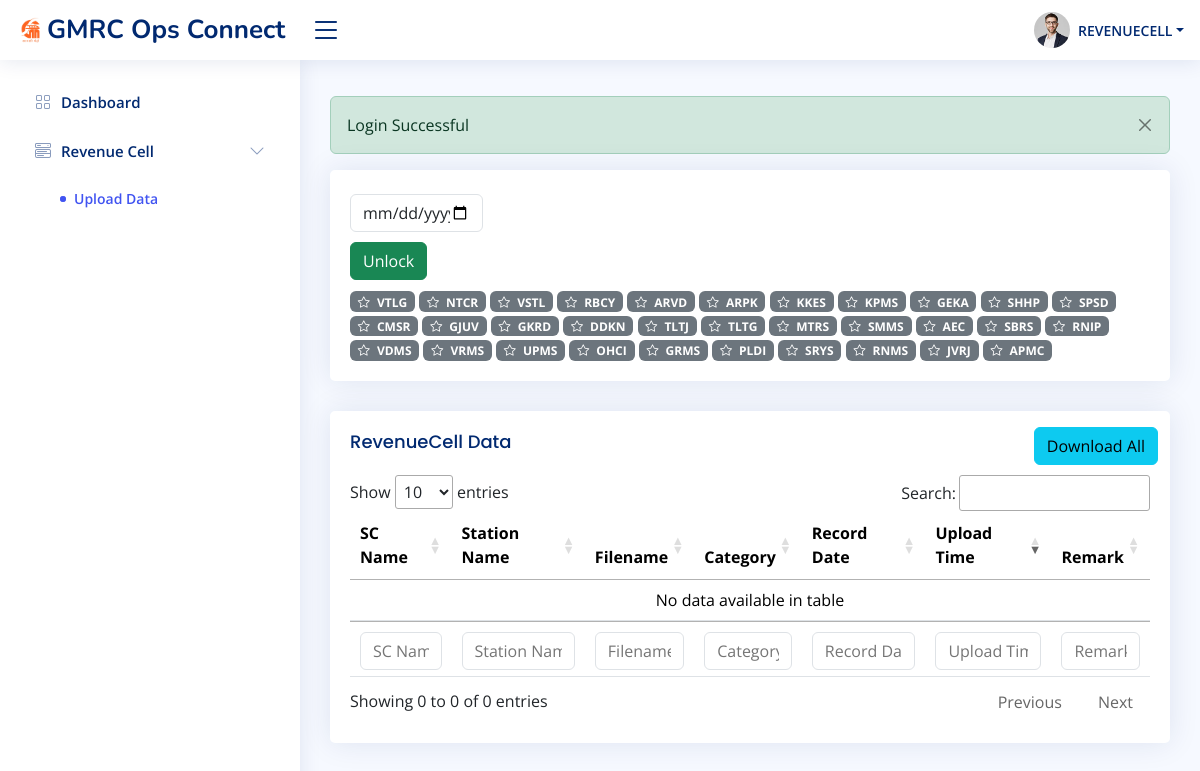
Page /revenuecell-list.php (signed in) on the committed database.
### tables this page shows
CREATE TABLE `tab_user_details` (
  `id` int(11) UNSIGNED NOT NULL,
  `username` varchar(128) NOT NULL,
  `password` varchar(128) NOT NULL,
  `stationname` varchar(128) NOT NULL,
  `account_type` varchar(50) NOT NULL,
  `stations_allotted` varchar(128) NOT NULL
);

### actions/db.php (called while the page is built, shortened)
<?php
class DatabaseOperation {
    private $servername;
    private $username;
    private $password;
    private $dbname;
    private $conn;
    public function __construct($servername, $username, $password, $dbname) {
        $this->servername = $servername;
        $this->username = $username;
        $this->password = $password;
        $this->dbname = $dbname;
    }
    private function connect() {
        $this->conn = new mysqli($this->servername, $this->username, $this->password, $this->dbname);
    }
    public function query($sql) {
        $result = $this->conn->query($sql);
        return $result;
    }
    public function select($table, $columns = "*", $conditions = array(), $conditionType = "AND", $recordType = 'multiple', $orderBy = null, $whereInConditions = array()) {
    $sql = "SELECT $columns FROM $table";
    if (!empty($conditions)) {
        $sql .= " WHERE ";
        $conditionClauses = [];
        foreach ($conditions as $column => $value) {
            $conditionClauses[] = "$column = '$value'";
        }
        $conditionsString = implode(" $conditionType ", $conditionClauses);
        $sql .= $conditionsString;
    }
    if ($orderBy) {
        $sql .= " ORDER BY $orderBy";
    }
    $result = $this->query($sql);
    $data = [];
    if ($recordType == 'single') {
        $data = $this->fetchAssoc($result);
    } else {
        while ($row = $this->fetchAssoc($result)) {
            $data[] = $row;
        }
    }
    return $data;
}
    public function fetchAssoc($result) {
        return $result->fetch_assoc();
    }
}
$database = new DatabaseOperation("localhost", "root", "", "testdbgmrcrev");
?>

### revenuecell-list.php (the view, shortened to what this page needs)
<?php include 'layouts/header.php'; ?>
<main id="main" class="main">
  <?php include 'layouts/alert.php'; ?>
  <?php
  $date = (isset($_GET['date'])) ? $_GET['date'] : '';
  $locked = (isset($_GET['i'])) ? $_GET['i'] : '';
  $userList = $database->select('tab_user_details', "*", ['account_type' => 'station'], "AND", 'multiple');
  ?>
  <div class="pagetitle">
    <section class="section">
      <div class="row">
        <div class="col-lg-12">
          <div class="card">
            <div class="card-body">
              <div class="selctdatas col-2 mt-4 mb-2">
                <input type="date" class="form-control" style="margin-bottom:10px;" id="recordDate" value="<?= $date ?? date('Y-m-d'); ?>">
                <button class="btn btn-success mt-1" id="unlock" <?php if ($locked == 0) : ?> style="display: none;" <?php else : ?> style="display: block;" <?php endif; ?>>Unlock</button>
              </div>
              <div class="">
                <?php foreach ($userList as $user) :
                  $fileUpload = $database->select('tab_logs_fileupload', "*", ['station_name' => $user['stationname'], 'record_date' => $date], "AND", 'single');
                  if ($fileUpload) : ?>
                    <span class="badge bg-success"><i class="bi bi-check-circle me-1"></i> <?= strtoupper($user['stationname']); ?></span>
                  <?php else : ?>
                    <span class="badge bg-secondary"><i class="bi bi-star me-1"></i> <?= strtoupper($user['stationname']); ?></span>
                <?php endif;
                endforeach; ?>
              </div>
            </div>
          </div>
          <div class="card">
            <div class="card-body">
              <div class="action-buttons float-end mt-3 d-flex justify-content-around">
                <form class="row g-3 needs-validation" method="post" action="actions/ActionController.php" id="download-all-files-form">
                  <button type="submit" class="btn btn-info" id="download-files-btn">Download All</button>
                </form>
              </div>
              <div class="d-flex justify-content-between">
                <h5 class="card-title">RevenueCell Data</h5>
              </div>
              <table class="table datatable table-responsive">
                <thead>
                  <tr>
                    <th>SC Name </th>
                    <th>Station Name</th>
                    <th>Filename</th>
                    <th>Category</th>
                    <th data-type="date" data-format="YYYY/DD/MM">Record Date</th>
                    <th>Upload Time</th>
                    <th>Remark</th>
                  </tr>
                </thead>
                <tbody>
                </tbody>
                <tfoot>
                  <tr>
                    <th>SC Name </th>
                    <th>Station Name</th>
                    <th>Filename</th>
                    <th>Category</th>
                    <th data-type="date" data-format="YYYY/DD/MM">Record Date</th>
                    <th>Upload Time</th>
                    <th>Remark</th>
                  </tr>
                </tfoot>
              </table>
            </div>
          </div>
        </div>
      </div>
    </section>
</main>
<?php include 'layouts/footer.php'; ?>

### assets/css/style.css (style rules this page uses)
:root { scroll-behavior: smooth; }
body { font-family: "Open Sans", sans-serif; background: #f6f9ff; color: #444444; }
h1, h2, h3, h4, h5, h6 { font-family: "Nunito", sans-serif; }
#main { margin-top: 60px; padding: 20px 30px; transition: all 0.3s; }
.pagetitle { margin-bottom: 10px; }
.card { margin-bottom: 30px; border: none; border-radius: 5px; box-shadow: 0px 0 30px rgba(1, 41, 112, 0.1); }
.card-title { padding: 20px 0 15px 0; font-size: 18px; font-weight: 500; color: #012970; font-family: "Poppins", sans-serif; }
.card-body { padding: 0 20px 20px 20px; }
@media (min-width: 1200px) { #main, #footer { margin-left: 300px; } }
thead,tfoot input { padding: 3px; box-sizing: border-box; }

### rows in the picture
tab_user_details: stationname "VTLG"
tab_user_details: stationname "NTCR"
tab_user_details: stationname "VSTL"
tab_user_details: stationname "RBCY"
tab_user_details: stationname "ARVD"
tab_user_details: stationname "ARPK"
tab_user_details: stationname "KKES"
tab_user_details: stationname "KPMS"
tab_user_details: stationname "GEKA"
tab_user_details: stationname "SHHP"
tab_user_details: stationname "SPSD"
tab_user_details: stationname "CMSR"
tab_user_details: stationname "GJUV"
tab_user_details: stationname "GKRD"
tab_user_details: stationname "DDKN"
tab_user_details: stationname "TLTJ"
tab_user_details: stationname "TLTG"
tab_user_details: stationname "MTRS"
tab_user_details: stationname "SMMS"
tab_user_details: stationname "AEC"
tab_user_details: stationname "SBRS"
tab_user_details: stationname "RNIP"
tab_user_details: stationname "VDMS"
tab_user_details: stationname "VRMS"
tab_user_details: stationname "UPMS"
tab_user_details: stationname "OHCI"
tab_user_details: stationname "GRMS"
tab_user_details: stationname "PLDI"
tab_user_details: stationname "SRYS"
tab_user_details: stationname "RNMS"
tab_user_details: stationname "JVRJ"
tab_user_details: stationname "APMC"

### other values in the picture
$_SESSION['username'] "REVENUECELL"
$_SESSION['success'] "Login Successful"
